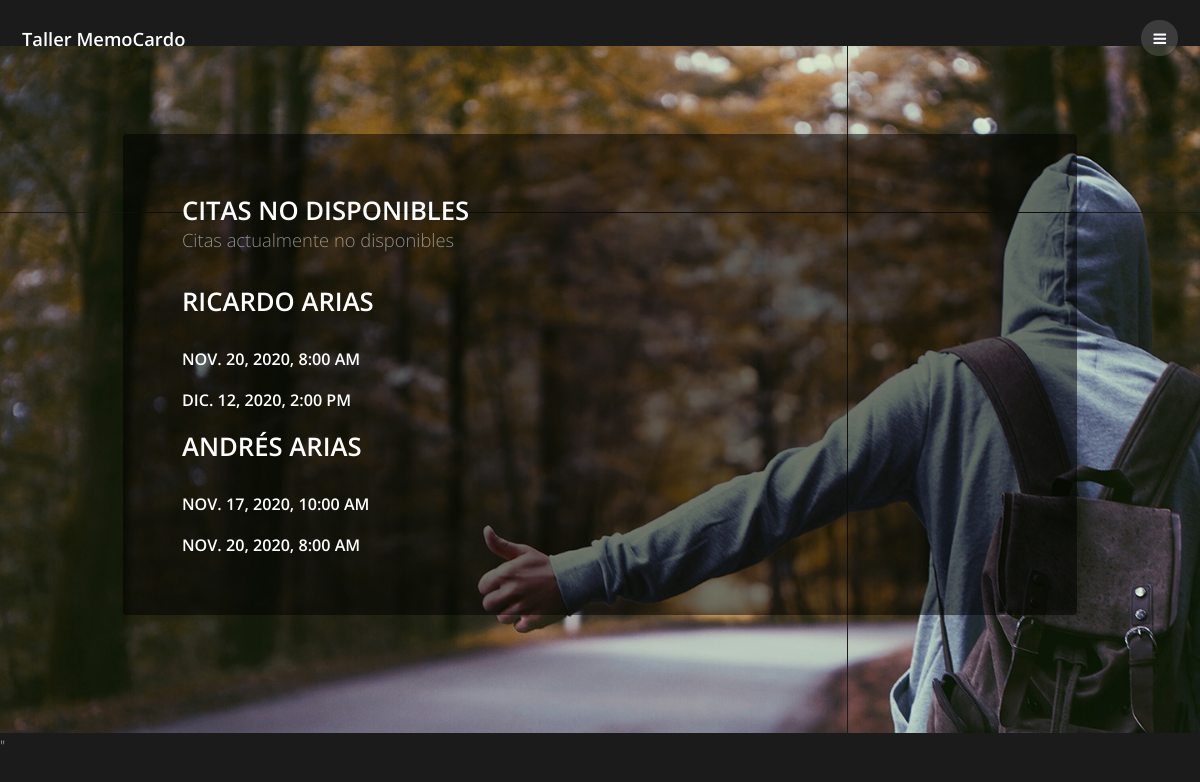
Page /available/ on the committed database.
### appointments/models.py (models this page shows)
class Car(models.Model):
    user = models.ForeignKey(User,on_delete=models.CASCADE,related_name="car", null=True)
    provider = models.ForeignKey(User,on_delete=models.CASCADE,related_name="provider", null=True)
    car_model = models.CharField(max_length=20)
    transmission = models.CharField(max_length=1, choices=TRANSMISSION)
    year = models.CharField(max_length=20)
    brand =  models.CharField(max_length=20)
    schedule = models.CharField(max_length=10, choices=SCHEDULE)
    date = models.DateField(null=True, blank=False)

### appointments/views.py (the view)
# urls.py: path('available/', views.available, name='available')
def available(response):
    user_dict = {}
    for user in User.objects.all():
        if user.is_staff:
            user_dict[user.pk]= {
                'pk': user.pk,
                'user_name': user.username,
                'first_name': user.first_name,
                'last_name': user.last_name
            }
    car_dict = {}
    for car in Car.objects.all():
        car_dict[car.pk]= {
            'pk': car.pk,
            'provider': str(car.provider),
            'date': car.date,
            'schedule': car.schedule
        }
    return render(
        response,
        'available.html',
        {
            'user_dict': user_dict,
            'car_dict': car_dict
        }
    )

### appointments/templates/available.html (shortened to what this page needs)
{% load static %}
<!DOCTYPE HTML>
<html>
	<head>
		<link rel="stylesheet" href="{% static 'css/main.css' %}" />
	</head>
	<body class="subpage">
			<header id="header">
				<div class="logo"><a href="/">Taller MemoCardo </a></div>
				<a href="#menu"><span>Menu</span></a>
			</header>
			<section id="post" class="wrapper bg-img" data-bg="banner2.jpg">
				<div class="inner">
					<article class="box">
						<header>
							<h2>Citas no disponibles</h2>
							<p>Citas actualmente no disponibles</p>
						</header>
							{% for pk, user in user_dict.items %}
					        <h2>
					        {{user.first_name}} {{user.last_name}}
					        </h2>
					        {% for pk, car in car_dict.items %}
					          {% if user.user_name == car.provider %}
					            <h4>
					              {{car.date}}, {{car.schedule}}
					            </h4>
					          {% endif %}
					        {% endfor %}
					    {% endfor %}
						</div>
			</section>
		<script src="{% static 'js/jquery.min.js' %}"></script>"
	</body>
</html>

### static/css/main.css (style rules this page uses)
html, body, div, span, applet, object, iframe, h1, h2, h3, h4, h5, h6, p, blockquote, pre, a, abbr, acronym, address, big, cite, code, del, dfn, em, img, ins, kbd, q, s, samp, small, strike, strong, sub, sup, tt, var, b, u, i, center, dl, dt, dd, ol, ul, li, fieldset, form, label, legend, table, caption, tbody, tfoot, thead, tr, th, td, article, aside, canvas, details, embed, figure, figcaption, footer, header, hgroup, menu, nav, output, ruby, section, summary, time, mark, audio, video { margin: 0; padding: 0; border: 0; font-size: 100%; font: inherit; vertical-align: baseline; }
article, aside, details, figcaption, figure, footer, header, hgroup, menu, nav, section { display: block; }
body { line-height: 1; }
body { -webkit-text-size-adjust: none; }
*, *:before, *:after { -moz-box-sizing: border-box; -webkit-box-sizing: border-box; box-sizing: border-box; }
body { -ms-overflow-style: scrollbar; }
body { background: #1b1b1b; }
.inner { width: 60em; }
@media screen and (max-width: 1280px) { .inner { width: 65em; } }
body { background-color: #1b1b1b; color: rgba(255, 255, 255, 0.75); }
body, input, select, textarea { font-family: "Open Sans", Arial, Helvetica, sans-serif; font-size: 13pt; font-weight: 300; line-height: 1.65; }
@media screen and (max-width: 1680px) { body, input, select, textarea { font-size: 11pt; } }
@media screen and (max-width: 1280px) { body, input, select, textarea { font-size: 11pt; } }
a { text-decoration: underline; }
p { margin: 0 0 2em 0; }
h1, h2, h3, h4, h5, h6 { font-weight: 600; line-height: 1.5; margin: 0 0 1em 0; text-transform: uppercase; }
h2 { font-size: 1.75em; }
h4 { font-size: 1.1em; }
a { color: #F64747; }
h1, h2, h3, h4, h5, h6 { color: #fff; }
.box { background: rgba(0, 0, 0, 0.5); border-radius: 4px; margin-bottom: 2em; overflow: hidden; padding: 4em; }
.box > :last-child, .box > :last-child > :last-child, .box > :last-child > :last-child > :last-child { margin-bottom: 0; }
.box header h2 { margin: 0 0 .5em 0; color: #FFF; }
.box header p { color: rgba(255, 255, 255, 0.5); }
header p { position: relative; margin: 0 0 1.5em 0; }
header h2 + p { font-size: 1.25em; margin-top: -1em; }
header p { color: rgba(255, 255, 255, 0.5); }
.wrapper { padding: 6em 0; position: relative; }
body.subpage { padding-top: 3.125em; }
#header { background-color: transparent; color: #fdd1d1; cursor: default; height: 3.25em; left: 0; line-height: 3.25em; position: fixed; text-align: right; top: 1em; width: 100%; z-index: 10001; padding: 0 1.5em; }
#header .logo { display: inline-block; height: inherit; left: 1.5em; line-height: inherit; margin: 0; padding: 0; position: absolute; top: 0; }
#header .logo a { font-size: 1.25em; color: #fff; font-weight: 600; text-decoration: none; }
#header > a { -moz-transition: color 0.2s ease-in-out; -webkit-transition: color 0.2s ease-in-out; -ms-transition: color 0.2s ease-in-out; transition: color 0.2s ease-in-out; display: inline-block; color: inherit; text-decoration: none; }
#header > a[href="#menu"] { text-decoration: none; -webkit-tap-highlight-color: transparent; background: rgba(255, 255, 255, 0.15); border-radius: 100%; height: 2.5em; width: 2.5em; line-height: 2.5em; color: #FFF; text-align: center; }
#header > a[href="#menu"]:before { content: ""; -moz-osx-font-smoothing: grayscale; -webkit-font-smoothing: antialiased; font-family: FontAwesome; font-style: normal; font-weight: normal; text-transform: none !important; }
#header > a[href="#menu"]:before { margin: 0; }
#post { background-position: center; background-size: cover; background-repeat: no-repeat; background-attachment: fixed; }
#post .inner { margin: 0 auto; }

### rows in the picture
Car: date "NOV. 20, 2020", schedule "8:00 AM"
Car: date "DIC. 12, 2020", schedule "2:00 PM"
Car: date "NOV. 17, 2020", schedule "10:00 AM"
Car: date "NOV. 20, 2020", schedule "8:00 AM"

### other values in the picture
{{ user.first_name }} "RICARDO" "ANDRÉS"
{{ user.last_name }} "ARIAS" "ARIAS"
